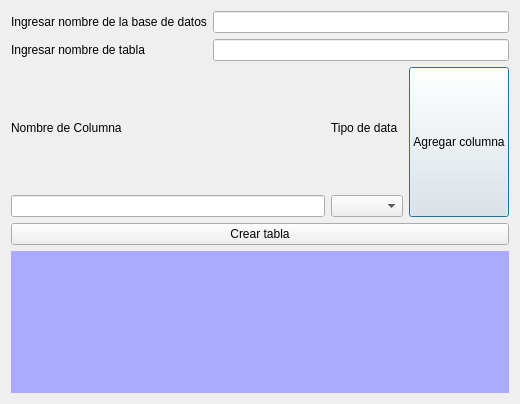
<?xml version="1.0" encoding="UTF-8"?>
<ui version="4.0">
 <class>Dialog</class>
 <widget class="QDialog" name="Dialog">
  <property name="geometry">
   <rect>
    <x>0</x>
    <y>0</y>
    <width>520</width>
    <height>404</height>
   </rect>
  </property>
  <property name="windowTitle">
   <string>Mi primera base de datos</string>
  </property>
  <layout class="QGridLayout" name="gridLayout">
   <item row="0" column="0">
    <layout class="QVBoxLayout" name="verticalLayout_5">
     <item>
      <layout class="QHBoxLayout" name="horizontalLayout">
       <item>
        <layout class="QVBoxLayout" name="verticalLayout">
         <item>
          <widget class="QLabel" name="label">
           <property name="text">
            <string>Ingresar nombre de la base de datos</string>
           </property>
          </widget>
         </item>
         <item>
          <widget class="QLabel" name="label_5">
           <property name="text">
            <string>Ingresar nombre de tabla</string>
           </property>
          </widget>
         </item>
        </layout>
       </item>
       <item>
        <layout class="QVBoxLayout" name="verticalLayout_2">
         <item>
          <widget class="QLineEdit" name="lineEditDBName"/>
         </item>
         <item>
          <widget class="QLineEdit" name="lineEditTableName"/>
         </item>
        </layout>
       </item>
      </layout>
     </item>
     <item>
      <layout class="QHBoxLayout" name="horizontalLayout_2">
       <item>
        <layout class="QVBoxLayout" name="verticalLayout_3">
         <item>
          <widget class="QLabel" name="label_2">
           <property name="text">
            <string>Nombre de Columna</string>
           </property>
          </widget>
         </item>
         <item>
          <widget class="QLineEdit" name="lineEditColumnName"/>
         </item>
        </layout>
       </item>
       <item>
        <layout class="QVBoxLayout" name="verticalLayout_4">
         <item>
          <widget class="QLabel" name="label_3">
           <property name="text">
            <string>Tipo de data</string>
           </property>
          </widget>
         </item>
         <item>
          <widget class="QComboBox" name="comboBoxDataType"/>
         </item>
        </layout>
       </item>
       <item>
        <widget class="QPushButton" name="pushButtonAddColumn">
         <property name="minimumSize">
          <size>
           <width>0</width>
           <height>150</height>
          </size>
         </property>
         <property name="text">
          <string>Agregar columna</string>
         </property>
        </widget>
       </item>
      </layout>
     </item>
     <item>
      <widget class="QPushButton" name="pushButtonCreateTable">
       <property name="text">
        <string>Crear tabla</string>
       </property>
      </widget>
     </item>
     <item>
      <widget class="QLabel" name="labelResponse">
       <property name="maximumSize">
        <size>
         <width>16777215</width>
         <height>200</height>
        </size>
       </property>
       <property name="styleSheet">
        <string notr="true">background-color: rgb(170, 170, 255);</string>
       </property>
       <property name="text">
        <string/>
       </property>
      </widget>
     </item>
    </layout>
   </item>
  </layout>
 </widget>
 <resources/>
 <connections/>
</ui>
